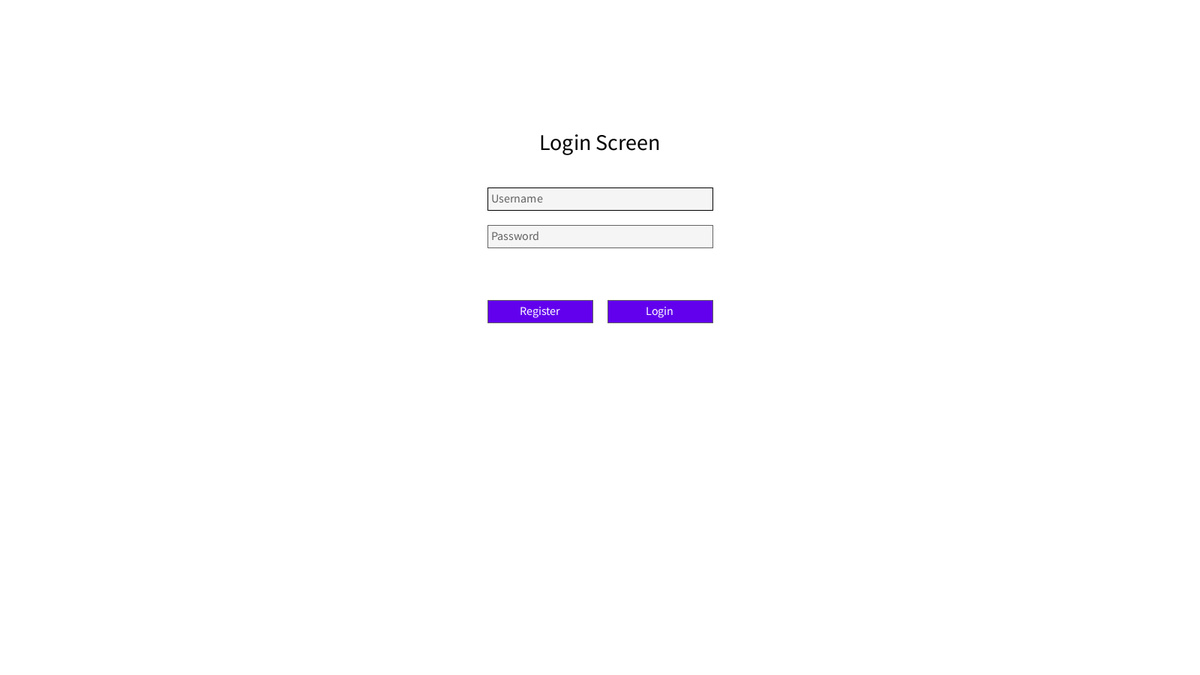
Frame 1 (no input)
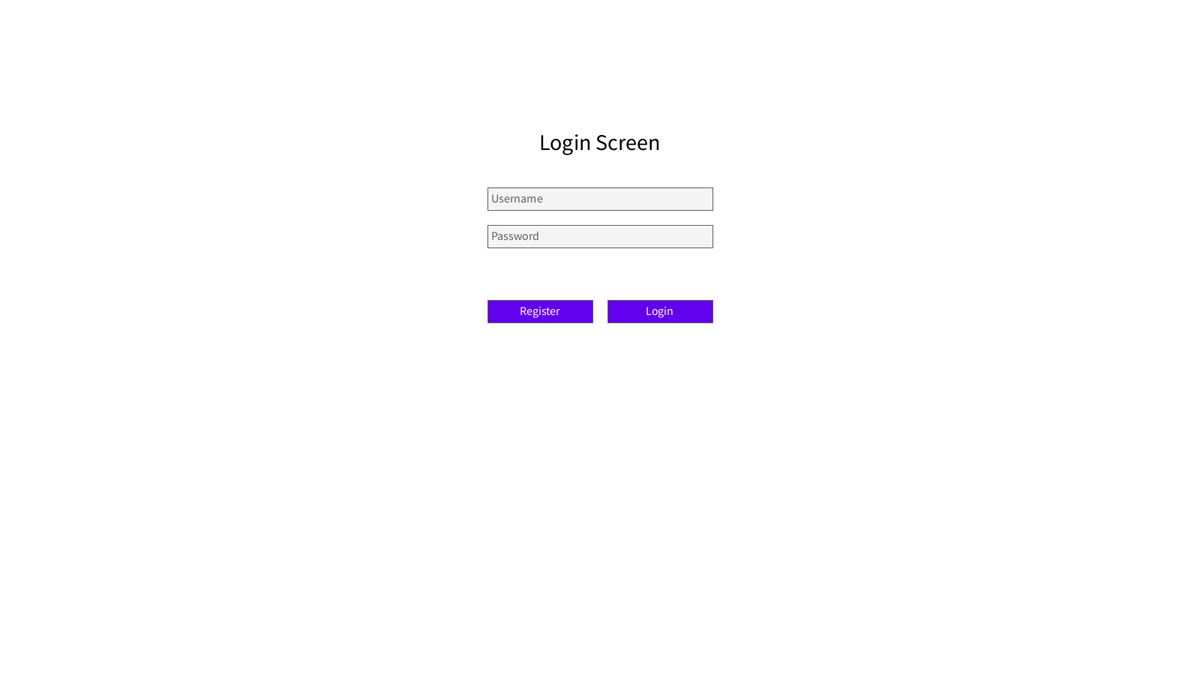
Frame 60 (the mouse pressed at the canvas centre just before this capture)
Frame 120 (the mouse held since frame 60 and released just before this capture): identical to frame 60, image omitted

The Processing sketch that drew these frames (run headless with seeded random() and noise(); from frame 60 on, the mouse is pressed at the canvas centre):

// Processing sketch: sketch_211016a
// ── sketch_211016a.pde
HashMap<String, User> users;

FloatingTextCentered notification;

Screen login;
TextField loginUsername;
TextField loginPassword;

Screen register;
TextField registerUsername;
TextField registerPassword1;
TextField registerPassword2;

Screen active;
User activeUser;

void addUser(User user){
  users.put(user.getUsername(), user);
}

void setup(){
  background(255);
  size(1600, 900);
  frameRate(30);
  
  users = new HashMap<String, User>();
  addUser(new User("Alex", "123"));
    
  int middle = width/2;
  
  notification = new FloatingTextCentered("", middle, 230, 16, color(60));
  
  //LOGIN SCREEN
  login = new Screen();
  login.addText(new FloatingTextCentered("Login Screen", middle, 200, 30, color(0)));
  loginUsername = new TextField("Username", middle-150, 250, 300, 30);
  login.addWidget(loginUsername);
  loginPassword = new PasswordField("Password", middle-150, 300, 300, 30);
  login.addWidget(loginPassword);
  login.addWidget(new Button("Register", middle - 150, 400, 140, 30, new ButtonAction(){
    public void onClicked(Button button){
      active = register;
    }
  }));
  login.addWidget(new Button("Login", middle + 10, 400, 140, 30, new ButtonAction(){
    public void onClicked(Button button){
      User user = users.get(loginUsername.getText());
      if(user != null && user.checkLogin(loginUsername.getText(),loginPassword.getText())){
        activeUser = user;
        Screen main = new Screen();
        main.addText(new FloatingTextCentered("Main Screen", width/2, 200, 30, color(0)));  
        main.addText(new FloatingTextCentered("Welcome " + activeUser.getUsername() + '!', width/2, 300, 70, color(0)));  

        main.addWidget(new Button("Log out", width/2 - 100, 400, 200, 30, new ButtonAction(){
          public void onClicked(Button button){
            activeUser = null;
            active = login;
          }
        }));

        active = main;
      }
      else {
        notification.setText("The username or password could not be found");
      }
    }
  }));
  login.addText(notification);
    
  //REGISTER SCREEN
  register = new Screen();
  register.addText(new FloatingTextCentered("Register Screen", middle, 200, 30, color(0)));
  registerUsername = new TextField("Username", middle-150, 250, 300, 30);
  register.addWidget(registerUsername);
  registerPassword1 = new PasswordField("Password", middle-150, 300, 300, 30);
  register.addWidget(registerPassword1);
  registerPassword2 = new PasswordField("Repeat password", middle-150, 350, 300, 30);
  register.addWidget(registerPassword2);
  register.addWidget(new Button("Back to login", middle - 150, 400, 140, 30, new ButtonAction(){
    public void onClicked(Button button){
      active = login;
    }
  }));
  register.addWidget(new Button("Register user", middle + 10, 400, 140, 30, new ButtonAction(){
    public void onClicked(Button button){
      if(users.containsKey(registerUsername.getText())){
        notification.setText("That username is already in use");
      }
      else if(!registerPassword1.getText().equals(registerPassword2.getText())){
        notification.setText("The passwords did not match");
      }
      else if(registerUsername.getText().length() < 2){
        notification.setText("The username must have a length of at least 2");
      }
      else if(registerPassword1.getText().length() < 3){
        notification.setText("The password must have a length of at least 3");
      }
      else{
        notification.setText("The user was successfully created");
        users.put(registerUsername.getText(), new User(registerUsername.getText(), registerPassword1.getText()));
        active = login;
      }
    }
  }));
  register.addText(notification);
  
  active = login;
}

void draw(){
  background(255);
  active.draw();
}

void mouseClicked(){
  notification.setText("");
  active.mouseClicked();
}

void keyPressed(){
  active.keyPressed();
}

// ── Button.pde
class Button extends Widget {
  String text;
  float halfTextWidth;
  ButtonAction action;
  
  color backgroundColor = color(98, 0, 238);
  color hoveredColor = color(110, 20, 239);
  color textColor = color(255);
  
  public Button(String text, int x, int y, int w, int h, ButtonAction action){
    super(x, y, w, h);
    this.text = text;
    this.action = action;
    textSize(16);
    halfTextWidth = textWidth(text)*0.5; 
  }
  
  void draw(boolean isActive){
    if(isHovered()){
      fill(hoveredColor);
    }
    else{
     fill(backgroundColor);
    }
    
    rect(x, y, w, h);
    
    textSize(16);
    fill(textColor);
    text(text, x+w*0.5-halfTextWidth, y+h*0.5+5); 
  }
  
  void onClick(){
    action.onClicked(this);
  }
}

// ── ButtonAction.pde
abstract class ButtonAction{
  abstract void onClicked(Button button);
}

// ── FloatingText.pde
class FloatingText{
  String text;
  int x;
  int y;
  int size;
  color c;
 
  public FloatingText(String text, int x, int y, int size, color c){
    this.text = text;
    this.x = x;
    this.y = y;
    this.size = size;
    this.c = c;
  }
  
  void setText(String text){
   this.text = text;
  }
   
  void draw(){
    textSize(size);
    fill(c);
    text(text, x, y); 
  }
}

// ── FloatingTextCentered.pde
class FloatingTextCentered extends FloatingText{
  float halfTextWidth;
  
  public FloatingTextCentered(String text, int x, int y, int size, color c){
    super(text, x, y, size, c);
    textSize(size);
    halfTextWidth = textWidth(text)/2;
  }
  
  void setText(String text){
    super.setText(text);
    textSize(size);
    halfTextWidth = textWidth(text)/2;
  }
  
  void draw(){
    textSize(size);
    fill(c);
    text(text, x-halfTextWidth, y); 
  }
}

// ── PasswordField.pde
import java.util.Arrays;

class PasswordField extends TextField{
  public PasswordField(String placeholder, int x, int y, int w, int h){
    super(placeholder, x, y, w, h);
  }
  
  void draw(boolean isActive){
    if(isActive){
      fill(activeColor);
    }
    else if(isHovered()){
      fill(hoveredColor);
    }
    else{
     fill(backgroundColor);
    }
    
    rect(x, y, w, h);
    
    textSize(16);
    float textY = y+h*0.5+5;
    char[] chars = new char[text.length()];
    Arrays.fill(chars, '•');
    String dots = new String(chars);

    if(isActive){
      fill(activeTextColor);
      stroke(activeTextColor);
      
      if(cursorTimer < 10){
        float lineX = x + 5 + textWidth(dots.substring(0, cursorPosition));
        line(lineX, textY - 15, lineX, textY + 3);
      }
    }
    else{
      fill(inactiveTextColor);
      stroke(inactiveTextColor);
    }
    
    if(text.length() == 0){
      text(placeholder, x + 5, textY);
    }
    else{
      
      text(dots, x + 5, textY); 
    }
    
    cursorTimer = (cursorTimer+1)%20;
  }
}

// ── Screen.pde
class Screen{
  ArrayList<Widget> widgets;
  ArrayList<FloatingText> texts;
  Widget active;
  
  public Screen(){
    widgets = new ArrayList<Widget>();
    texts = new ArrayList<FloatingText>();
  }
  
  Widget addWidget(Widget w){
    widgets.add(w);
    return w;
  }
  
  void addText(FloatingText t){
    texts.add(t); 
  }
 
  void draw(){
    for(Widget w : widgets){
      w.draw(w == active);
    }
    for(FloatingText t : texts){
      t.draw();
    }
  }
  
  void mouseClicked(){
    for(Widget w : widgets){
      if(w.isHovered()){
        active = w;
        w.onClick();
        break;
      }
    }
  }
  
  void keyPressed(){
    if(active != null){
      active.keyPressed();
    }
  }
}

// ── TextField.pde
class TextField extends Widget {
  String text;
  String placeholder;
  
  int cursorPosition;
  int cursorTimer;
  
  color backgroundColor = color(245, 245, 245);
  color hoveredColor = color(236, 236, 236);
  color activeColor = color(220, 220, 220);
  
  color inactiveTextColor = color(98);
  color activeTextColor = color(116, 29, 240);
 
  
  public TextField(String placeholder, int x, int y, int w, int h){
    super(x, y, w, h);
    this.text = "";
    this.placeholder = placeholder;
  }
  
  String getText(){
    return text;
  }
  
  void draw(boolean isActive){
    if(isActive){
      fill(activeColor);
    }
    else if(isHovered()){
      fill(hoveredColor);
    }
    else{
     fill(backgroundColor);
    }
    
    rect(x, y, w, h);
    
    textSize(16);
    float textY = y+h*0.5+5;

    if(isActive){
      fill(activeTextColor);
      stroke(activeTextColor);
      
      if(cursorTimer < 10){
        float lineX = x + 5 + textWidth(text.substring(0, cursorPosition));
        line(lineX, textY - 15, lineX, textY + 3);
      }
    }
    else{
      fill(inactiveTextColor);
      stroke(inactiveTextColor);
    }
    
    if(text.length() == 0){
      text(placeholder, x + 5, textY);
    }
    else{
      text(text, x + 5, textY); 
    }
    
    cursorTimer = (cursorTimer+1)%20;
  }
  
  void keyPressed(){
    switch(key){
      case BACKSPACE:
        if(cursorPosition == 0){
          return;
        }
        text = text.substring(0, cursorPosition-1) + text.substring(cursorPosition);
        cursorPosition = max(0, cursorPosition-1);
      case DELETE:
        if(cursorPosition == text.length()){
          return;
        }
        text = text.substring(0, cursorPosition) + text.substring(cursorPosition+1);
      case CODED:
        if(keyCode == LEFT){
          cursorPosition = max(0, cursorPosition-1);
        }
        else if(keyCode == RIGHT){
          cursorPosition = min(cursorPosition+1, text.length());
        }
      default:
        if((key >= '0' && key <= '9') || (key >= 'A' && key <= 'Z') || (key >= 'a' && key <= 'z')){
          text = text.substring(0, cursorPosition) + (char)key +  text.substring(cursorPosition);
          cursorPosition++;
        }
    }
  }
}

// ── User.pde
class User{
  String username;
  String password;
  
  public User(String username, String password){
    this.username = username;
    this.password = password;
  }
  
  boolean checkLogin(String username, String password){
   return this.username.equals(username) && this.password.equals(password);
  }
  
  String getUsername(){
    return this.username;
  }
}

// ── Widget.pde
class Widget {
  int x;
  int y;
  int w;
  int h;
  
  public Widget(int x, int y, int w, int h){
   this.x = x;
   this.y = y;
   this.w = w;
   this.h = h;
  }
  
  boolean isHovered(){
    return mouseX > x && mouseX <= x+w && mouseY > y && mouseY <= y+h;
  }
  
  void draw(boolean isActive){
    
  }
  
  void onClick(){
    
  }
  
  void keyPressed(){
    
  }
}
